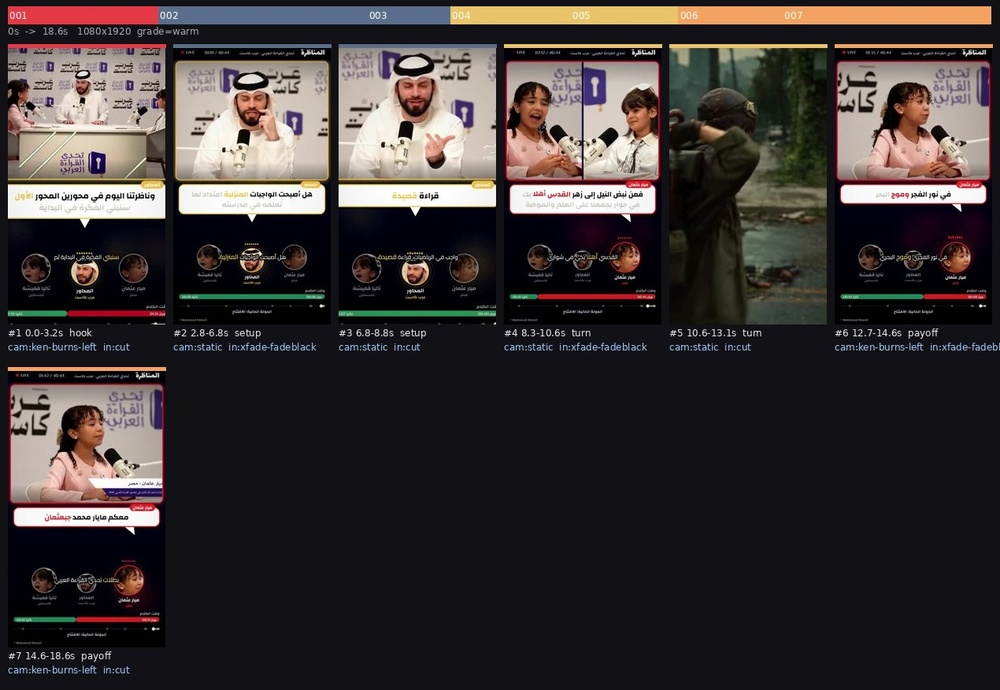
#> input picture runtime/engine/references/example-storyboard.jpg, 1000 x 690 px, shrunk from 1270 x 876 before the run
$ python checks.py ../../../references/example-storyboard.jpg
#> lines starting #> are read from the running program, lines starting #| are printed output that depends on the picture
"""Numeric look checks for a frame (PNG/JPG) against the target style numbers.

python -m engine.checks frame1.png [frame2.png ...]
"""
import sys

import numpy as np

TARGETS = {
    'L_mean': (43, 58), 'L_p1': (7, 19), 'L_p5': (11, 26), 'L_p95': (74, 90), 'L_std': (17, 24),
    'chroma_mean': (24, 38), 'shadow_a': (4, 22), 'shadow_b': (-16, 2), 'hi_b': (2, 20),
    'vignette': (0.62, 0.9), 'near_black_pct': (0.2, 11),
}


def srgb_to_lab(rgb):
    c = rgb.astype(np.float32) / 255.0
    c = np.where(c <= 0.04045, c / 12.92, ((c + 0.055) / 1.055) ** 2.4)
    M = np.array([[0.4124, 0.3576, 0.1805], [0.2126, 0.7152, 0.0722], [0.0193, 0.1192, 0.9505]], np.float32)
    xyz = c @ M.T
    xyz /= np.array([0.95047, 1.0, 1.08883], np.float32)
    f = np.where(xyz > 0.008856, np.cbrt(xyz), 7.787 * xyz + 16 / 116)
    L = 116 * f[..., 1] - 16
    a = 500 * (f[..., 0] - f[..., 1])
    b = 200 * (f[..., 1] - f[..., 2])
    return L, a, b


def measure(rgb, caption_mask=True):
    h, w = rgb.shape[:2]
    small = rgb[::4, ::4, :3]
    L, a, b = srgb_to_lab(small)
    if caption_mask:   # ignore the caption band (white text skews highlights)
        hh = L.shape[0]
        keep = np.ones_like(L, bool)
        keep[int(hh * 0.62):int(hh * 0.78), :] = False
    else:
        keep = np.ones_like(L, bool)
    Lk, ak, bk = L[keep], a[keep], b[keep]
    sh = Lk < 35
    hi = Lk > 70
    ch = np.hypot(ak, bk)
    hh, ww = L.shape
    cy0, cy1, cx0, cx1 = int(hh * 0.35), int(hh * 0.65), int(ww * 0.35), int(ww * 0.65)
    cs = int(min(hh, ww) * 0.12)
    corners = np.concatenate([L[:cs, :cs].ravel(), L[:cs, -cs:].ravel(), L[-cs:, :cs].ravel(), L[-cs:, -cs:].ravel()])
    return {
        'L_mean': float(Lk.mean()), 'L_p1': float(np.percentile(Lk, 1)), 'L_p5': float(np.percentile(Lk, 5)),
        'L_p95': float(np.percentile(Lk, 95)), 'L_std': float(Lk.std()), 'chroma_mean': float(ch.mean()),
        'shadow_a': float(ak[sh].mean()) if sh.any() else 0.0, 'shadow_b': float(bk[sh].mean()) if sh.any() else 0.0,
        'hi_b': float(bk[hi].mean()) if hi.any() else 0.0,
        'vignette': float(corners.mean() / max(1e-3, L[cy0:cy1, cx0:cx1].mean())),
        'near_black_pct': float((Lk < 10).mean() * 100),
    }


def report(m):
    out, bad = [], 0
    for k, v in m.items():
        lo, hi = TARGETS[k]
        ok = lo <= v <= hi
        bad += not ok
        out.append('%-15s %7.2f  [%g..%g] %s' % (k, v, lo, hi, 'ok' if ok else '<-- off'))
    return '\n'.join(out), bad


def main(paths):
    from PIL import Image
    tot = 0
    for p in paths:
        rgb = np.asarray(Image.open(p).convert('RGB'))
#> rgb is the input picture: shape (690, 1000, 3); mean R, G, B 59.3, 52.6, 52.7
        txt, bad = report(measure(rgb))
#> in measure, `small = rgb[::4, ::4, :3]`:
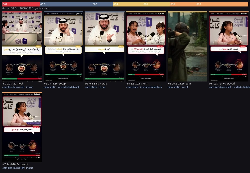
#> small: shape (173, 250, 3); mean R, G, B 59, 52.2, 52.4
#> in srgb_to_lab, `c = np.where(c <= 0.04045, c / 12.92, ((c + 0.055) / 1.055) ** 2.4)`:
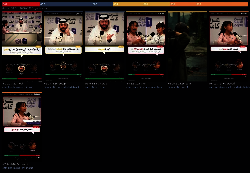
#> c: shape (173, 250, 3) float32; mean R, G, B 0.134, 0.107, 0.0955
#> in srgb_to_lab, `xyz /= np.array([0.95047, 1.0, 1.08883], np.float32)`:
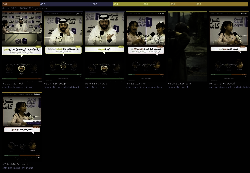
#> xyz: shape (173, 250, 3) float32; mean R, G, B 0.117, 0.112, 0.0976; drawn with min black and max white
#> in srgb_to_lab, `f = np.where(xyz > 0.008856, np.cbrt(xyz), 7.787 * xyz + 16 / 116)`:
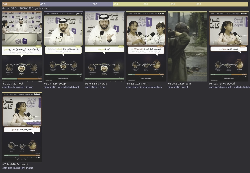
#> f: shape (173, 250, 3) float32; mean R, G, B 0.325, 0.319, 0.314
#> in srgb_to_lab, `L = 116 * f[..., 1] - 16`:
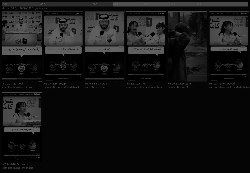
#> L: shape (173, 250) float32; min 0, max 100, mean 21.1
#> in srgb_to_lab, `a = 500 * (f[..., 0] - f[..., 1])`:
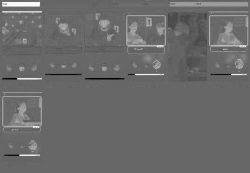
#> a: shape (173, 250) float32; min -43.45, max 66.97, mean 2.9; drawn with min black and max white
#> in srgb_to_lab, `b = 200 * (f[..., 1] - f[..., 2])`:
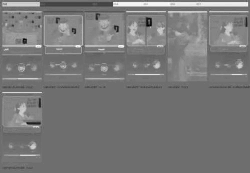
#> b: shape (173, 250) float32; min -45.61, max 52.76, mean 1; drawn with min black and max white
#> in measure, `corners = np.concatenate([L[:cs, :cs].ravel(), L[:cs, -cs:].ravel(), L..`: corners = 1600 values, max 84.91 at index 671, min 0 at index 902, mean 20.77
#> in report, `out, bad = [], 0`: out = []; bad = 0
#> the loop in report, `for k, v in m.items():` made 11 passes
#> (k, v, lo, hi, ok, bad) on passes 1 to 11: ('L_mean', 22.42, 43, 58, False, 1), ('L_p1', 0.157, 7, 19, False, 2), ('L_p5', 0.254, 11, 26, False, 3), ('L_p95', 85.23, 74, 90, True, 3), ('L_std', 29.33, 17, 24, False, 4), ('chroma_mean', 7.63, 24, 38, False, 5), ('shadow_a', 2.06, 4, 22, False, 6), ('shadow_b', -1.35, -16, 2, True, 6), ('hi_b', 11.14, 2, 20, True, 6), ('vignette', 2.74, 0.62, 0.9, False, 7), ('near_black_pct', 65.23, 0.2, 11, False, 8)
#> after the loop in report, `for k, v in m.items():`: bad = 8; out = 11 items
#> bad = 8
        tot += bad
#> tot = 8
        print('==', p, '(%d off)' % bad)
#| == ../../../references/example-storyboard.jpg (8 off)
        print(txt)
#| L_mean            22.42  [43..58] <-- off
#| L_p1               0.16  [7..19] <-- off
#| L_p5               0.25  [11..26] <-- off
#| L_p95             85.23  [74..90] ok
#| L_std             29.33  [17..24] <-- off
#| chroma_mean        7.63  [24..38] <-- off
#| shadow_a           2.06  [4..22] <-- off
#| shadow_b          -1.35  [-16..2] ok
#| hi_b              11.14  [2..20] ok
#| vignette           2.74  [0.62..0.9] <-- off
#| near_black_pct    65.23  [0.2..11] <-- off
    return tot


if __name__ == '__main__':
#> (the run stopped early here; a loop or call above may not have finished)
